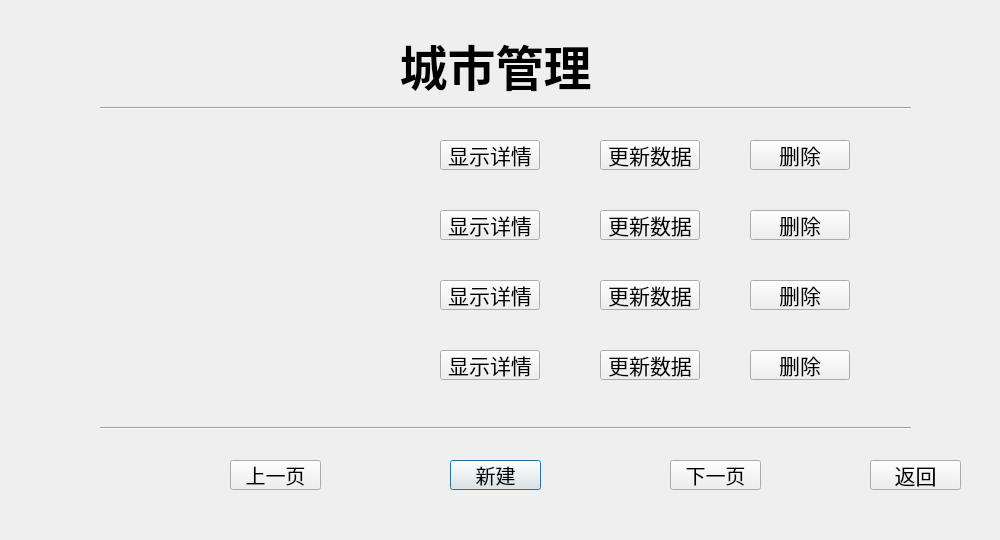
<?xml version="1.0" encoding="UTF-8"?>
<ui version="4.0">
 <class>CityMgr</class>
 <widget class="QDialog" name="CityMgr">
  <property name="geometry">
   <rect>
    <x>0</x>
    <y>0</y>
    <width>1000</width>
    <height>540</height>
   </rect>
  </property>
  <property name="windowTitle">
   <string>Dialog</string>
  </property>
  <widget class="QPushButton" name="newC">
   <property name="geometry">
    <rect>
     <x>450</x>
     <y>460</y>
     <width>91</width>
     <height>30</height>
    </rect>
   </property>
   <property name="font">
    <font>
     <family>Microsoft YaHei UI</family>
     <pointsize>15</pointsize>
    </font>
   </property>
   <property name="text">
    <string>新建</string>
   </property>
  </widget>
  <widget class="QPushButton" name="pgup">
   <property name="geometry">
    <rect>
     <x>230</x>
     <y>460</y>
     <width>91</width>
     <height>30</height>
    </rect>
   </property>
   <property name="font">
    <font>
     <family>Microsoft YaHei UI</family>
     <pointsize>15</pointsize>
    </font>
   </property>
   <property name="text">
    <string>上一页</string>
   </property>
  </widget>
  <widget class="QPushButton" name="pgdn">
   <property name="geometry">
    <rect>
     <x>670</x>
     <y>460</y>
     <width>91</width>
     <height>30</height>
    </rect>
   </property>
   <property name="font">
    <font>
     <family>Microsoft YaHei UI</family>
     <pointsize>15</pointsize>
    </font>
   </property>
   <property name="text">
    <string>下一页</string>
   </property>
  </widget>
  <widget class="QPushButton" name="update_1">
   <property name="geometry">
    <rect>
     <x>600</x>
     <y>140</y>
     <width>100</width>
     <height>30</height>
    </rect>
   </property>
   <property name="font">
    <font>
     <family>Microsoft YaHei UI</family>
     <pointsize>16</pointsize>
    </font>
   </property>
   <property name="text">
    <string>更新数据</string>
   </property>
  </widget>
  <widget class="QPushButton" name="del_1">
   <property name="geometry">
    <rect>
     <x>750</x>
     <y>140</y>
     <width>100</width>
     <height>30</height>
    </rect>
   </property>
   <property name="font">
    <font>
     <family>Microsoft YaHei UI</family>
     <pointsize>16</pointsize>
    </font>
   </property>
   <property name="text">
    <string>删除</string>
   </property>
  </widget>
  <widget class="QPushButton" name="del_2">
   <property name="geometry">
    <rect>
     <x>750</x>
     <y>210</y>
     <width>100</width>
     <height>30</height>
    </rect>
   </property>
   <property name="font">
    <font>
     <family>Microsoft YaHei UI</family>
     <pointsize>16</pointsize>
    </font>
   </property>
   <property name="text">
    <string>删除</string>
   </property>
  </widget>
  <widget class="QPushButton" name="update_2">
   <property name="geometry">
    <rect>
     <x>600</x>
     <y>210</y>
     <width>100</width>
     <height>30</height>
    </rect>
   </property>
   <property name="font">
    <font>
     <family>Microsoft YaHei UI</family>
     <pointsize>16</pointsize>
    </font>
   </property>
   <property name="text">
    <string>更新数据</string>
   </property>
  </widget>
  <widget class="QPushButton" name="update_4">
   <property name="geometry">
    <rect>
     <x>600</x>
     <y>350</y>
     <width>100</width>
     <height>30</height>
    </rect>
   </property>
   <property name="font">
    <font>
     <family>Microsoft YaHei UI</family>
     <pointsize>16</pointsize>
    </font>
   </property>
   <property name="text">
    <string>更新数据</string>
   </property>
  </widget>
  <widget class="QPushButton" name="del_3">
   <property name="geometry">
    <rect>
     <x>750</x>
     <y>280</y>
     <width>100</width>
     <height>30</height>
    </rect>
   </property>
   <property name="font">
    <font>
     <family>Microsoft YaHei UI</family>
     <pointsize>16</pointsize>
    </font>
   </property>
   <property name="text">
    <string>删除</string>
   </property>
  </widget>
  <widget class="QPushButton" name="del_4">
   <property name="geometry">
    <rect>
     <x>750</x>
     <y>350</y>
     <width>100</width>
     <height>30</height>
    </rect>
   </property>
   <property name="font">
    <font>
     <family>Microsoft YaHei UI</family>
     <pointsize>16</pointsize>
    </font>
   </property>
   <property name="text">
    <string>删除</string>
   </property>
  </widget>
  <widget class="QPushButton" name="update_3">
   <property name="geometry">
    <rect>
     <x>600</x>
     <y>280</y>
     <width>100</width>
     <height>30</height>
    </rect>
   </property>
   <property name="font">
    <font>
     <family>Microsoft YaHei UI</family>
     <pointsize>16</pointsize>
    </font>
   </property>
   <property name="text">
    <string>更新数据</string>
   </property>
  </widget>
  <widget class="QPushButton" name="exit">
   <property name="geometry">
    <rect>
     <x>870</x>
     <y>460</y>
     <width>91</width>
     <height>30</height>
    </rect>
   </property>
   <property name="font">
    <font>
     <family>Microsoft YaHei UI</family>
     <pointsize>16</pointsize>
    </font>
   </property>
   <property name="text">
    <string>返回</string>
   </property>
  </widget>
  <widget class="QLabel" name="label">
   <property name="geometry">
    <rect>
     <x>290</x>
     <y>30</y>
     <width>411</width>
     <height>71</height>
    </rect>
   </property>
   <property name="font">
    <font>
     <family>Aharoni</family>
     <pointsize>36</pointsize>
     <weight>75</weight>
     <bold>true</bold>
    </font>
   </property>
   <property name="text">
    <string>城市管理</string>
   </property>
   <property name="alignment">
    <set>Qt::AlignCenter</set>
   </property>
  </widget>
  <widget class="Line" name="line">
   <property name="geometry">
    <rect>
     <x>100</x>
     <y>100</y>
     <width>811</width>
     <height>16</height>
    </rect>
   </property>
   <property name="orientation">
    <enum>Qt::Horizontal</enum>
   </property>
  </widget>
  <widget class="Line" name="line_2">
   <property name="geometry">
    <rect>
     <x>100</x>
     <y>420</y>
     <width>811</width>
     <height>16</height>
    </rect>
   </property>
   <property name="orientation">
    <enum>Qt::Horizontal</enum>
   </property>
  </widget>
  <widget class="QPushButton" name="show_1">
   <property name="geometry">
    <rect>
     <x>440</x>
     <y>140</y>
     <width>100</width>
     <height>30</height>
    </rect>
   </property>
   <property name="font">
    <font>
     <family>Microsoft YaHei UI</family>
     <pointsize>16</pointsize>
    </font>
   </property>
   <property name="text">
    <string>显示详情</string>
   </property>
  </widget>
  <widget class="QPushButton" name="show_2">
   <property name="geometry">
    <rect>
     <x>440</x>
     <y>210</y>
     <width>100</width>
     <height>30</height>
    </rect>
   </property>
   <property name="font">
    <font>
     <family>Microsoft YaHei UI</family>
     <pointsize>16</pointsize>
    </font>
   </property>
   <property name="text">
    <string>显示详情</string>
   </property>
  </widget>
  <widget class="QPushButton" name="show_3">
   <property name="geometry">
    <rect>
     <x>440</x>
     <y>280</y>
     <width>100</width>
     <height>30</height>
    </rect>
   </property>
   <property name="font">
    <font>
     <family>Microsoft YaHei UI</family>
     <pointsize>16</pointsize>
    </font>
   </property>
   <property name="text">
    <string>显示详情</string>
   </property>
  </widget>
  <widget class="QPushButton" name="show_4">
   <property name="geometry">
    <rect>
     <x>440</x>
     <y>350</y>
     <width>100</width>
     <height>30</height>
    </rect>
   </property>
   <property name="font">
    <font>
     <family>Microsoft YaHei UI</family>
     <pointsize>16</pointsize>
    </font>
   </property>
   <property name="text">
    <string>显示详情</string>
   </property>
  </widget>
  <widget class="QLabel" name="city_1">
   <property name="geometry">
    <rect>
     <x>100</x>
     <y>140</y>
     <width>141</width>
     <height>30</height>
    </rect>
   </property>
   <property name="font">
    <font>
     <family>Microsoft YaHei UI</family>
     <pointsize>15</pointsize>
    </font>
   </property>
   <property name="text">
    <string/>
   </property>
   <property name="alignment">
    <set>Qt::AlignCenter</set>
   </property>
  </widget>
  <widget class="QLabel" name="city_2">
   <property name="geometry">
    <rect>
     <x>100</x>
     <y>210</y>
     <width>141</width>
     <height>30</height>
    </rect>
   </property>
   <property name="font">
    <font>
     <family>Microsoft YaHei UI</family>
     <pointsize>15</pointsize>
    </font>
   </property>
   <property name="text">
    <string/>
   </property>
   <property name="alignment">
    <set>Qt::AlignCenter</set>
   </property>
  </widget>
  <widget class="QLabel" name="city_4">
   <property name="geometry">
    <rect>
     <x>100</x>
     <y>350</y>
     <width>141</width>
     <height>30</height>
    </rect>
   </property>
   <property name="font">
    <font>
     <family>Microsoft YaHei UI</family>
     <pointsize>15</pointsize>
    </font>
   </property>
   <property name="text">
    <string/>
   </property>
   <property name="alignment">
    <set>Qt::AlignCenter</set>
   </property>
  </widget>
  <widget class="QLabel" name="city_3">
   <property name="geometry">
    <rect>
     <x>100</x>
     <y>280</y>
     <width>141</width>
     <height>30</height>
    </rect>
   </property>
   <property name="font">
    <font>
     <family>Microsoft YaHei UI</family>
     <pointsize>15</pointsize>
    </font>
   </property>
   <property name="text">
    <string/>
   </property>
   <property name="alignment">
    <set>Qt::AlignCenter</set>
   </property>
  </widget>
  <widget class="QLabel" name="time_1">
   <property name="geometry">
    <rect>
     <x>270</x>
     <y>140</y>
     <width>141</width>
     <height>30</height>
    </rect>
   </property>
   <property name="text">
    <string/>
   </property>
   <property name="alignment">
    <set>Qt::AlignBottom|Qt::AlignHCenter</set>
   </property>
  </widget>
  <widget class="QLabel" name="time_2">
   <property name="geometry">
    <rect>
     <x>270</x>
     <y>210</y>
     <width>141</width>
     <height>30</height>
    </rect>
   </property>
   <property name="text">
    <string/>
   </property>
   <property name="alignment">
    <set>Qt::AlignBottom|Qt::AlignHCenter</set>
   </property>
  </widget>
  <widget class="QLabel" name="time_3">
   <property name="geometry">
    <rect>
     <x>270</x>
     <y>280</y>
     <width>141</width>
     <height>30</height>
    </rect>
   </property>
   <property name="text">
    <string/>
   </property>
   <property name="alignment">
    <set>Qt::AlignBottom|Qt::AlignHCenter</set>
   </property>
  </widget>
  <widget class="QLabel" name="time_4">
   <property name="geometry">
    <rect>
     <x>270</x>
     <y>350</y>
     <width>141</width>
     <height>30</height>
    </rect>
   </property>
   <property name="text">
    <string/>
   </property>
   <property name="alignment">
    <set>Qt::AlignBottom|Qt::AlignHCenter</set>
   </property>
  </widget>
 </widget>
 <resources/>
 <connections/>
</ui>
